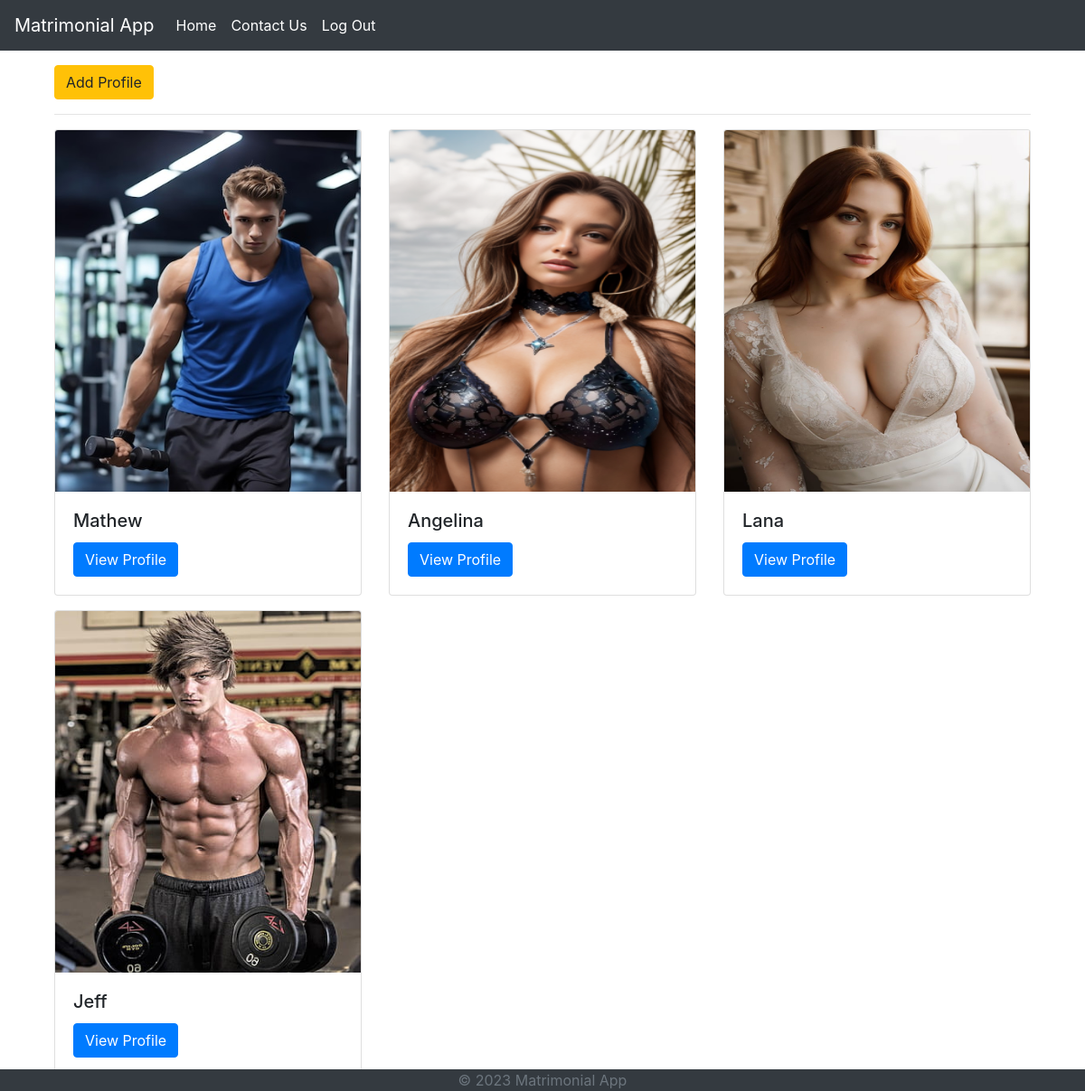
The page / on the database its author committed.
### matrimony/models.py (models this page shows, shortened)
class Profile(models.Model):
    GENDER_COICES = [
        ('M', 'Male'),
        ('F', 'Female'),
    ]
    name = models.CharField(max_length=100)
    profile_pic = models.ImageField(null=True, blank=True)
    age = models.IntegerField()
    gender = models.CharField(max_length=1, choices=GENDER_COICES)
    occupation = models.CharField(max_length=100, null=True, blank=True)
    birth_date = models.DateField(null=True)
    is_married = models.BooleanField(default=False)
    email = models.EmailField(max_length=254, unique=True)
    religion = models.ForeignKey(Religion, on_delete=models.CASCADE, related_name='profiles', null=True)
    sect = models.ForeignKey(Sect, on_delete=models.CASCADE, related_name='profiles', null=True)
    caste = models.ForeignKey(Caste, on_delete=models.CASCADE, related_name='profiles', null=True)
    hobbies = models.ManyToManyField(Hobby, related_name='profiles', blank=True)
    father = models.OneToOneField(FatherProfile, on_delete=models.CASCADE, related_name='dependent', null=True)  # ONEToOne specific for this app

### matrimony/views.py (the view)
# urls.py: path('', views.ProfileListView, name='profile_list'),
def ProfileListView(request):
    profiles=Profile.objects.all()
    return render (request, 'matrimony/profile_list.html', {'profiles':profiles})

### matrimony/templates/matrimony/profile_list.html (shortened to what this page needs)
{% extends 'matrimony/base.html' %}
{% load static %}
{% block content %}
<div class="container">
    <a href="{% url 'matrimony:new_profile' %}" class="btn btn-warning">Add Profile</a>
    <hr>
    <div class="row">
        {% for profile in profiles %}
        <div class="col-md-4">
            <div class="card">
                <img class="card-img-top" src="{{ profile.profile_pic.url }}" alt="Profile picture" width="300" height="400">
                <div class="card-body">
                    <h5 class="card-title">{{ profile.name }}</h5>
                    <a href="{% url 'matrimony:profile_detail' profile.id %}" class="btn btn-primary">View Profile</a>
                </div>
            </div>
        </div>
        {% endfor %}
    </div>
</div>
{% endblock %}

### matrimony/templates/matrimony/base.html (shortened to what this page needs)
{% load static %}
<!DOCTYPE html>
<html>
<head>
    <link rel="stylesheet" href="https://stackpath.bootstrapcdn.com/bootstrap/4.3.1/css/bootstrap.min.css">
</head>
<body>
    {% include 'matrimony/header.html' %}
    <p></p>
    <main role="main" class="container">
        {% block content %}{% endblock %}
    </main>
    {% include 'matrimony/footer.html' %}
</body>
</html>

### matrimony/templates/matrimony/header.html (shortened to what this page needs)
<nav class="navbar navbar-expand-lg navbar-dark bg-dark">
    <a class="navbar-brand" href="#">Matrimonial App</a>
    <div class="collapse navbar-collapse" id="navbarNav">
      <ul class="navbar-nav">
        <li class="nav-item active">
          <a class="nav-link" href="{% url 'matrimony:profile_list' %}">Home</a>
        </li>
        <li class="nav-item active">
          <a class="nav-link" href="{% url 'matrimony:contact' %}">Contact Us</a>
        </li>
        <li class="nav-item active">
          <a class="nav-link" href="{% url 'accounts:login' %}">Log Out</a>
        </li>
      </ul>
    </div>
  </nav

### matrimony/templates/matrimony/footer.html
<footer class="footer bg-dark mt-5 fixed-bottom">
    <div class="container">
      <span class="text-muted text-center d-block">© 2023 Matrimonial App</span>
    </div>
  </footer>

### rows shown on the page
Profile: profile_pic (picture), name "Mathew"
Profile: profile_pic (picture), name "Angelina"
Profile: profile_pic (picture), name "Lana"
Profile: profile_pic (picture), name "Jeff"
